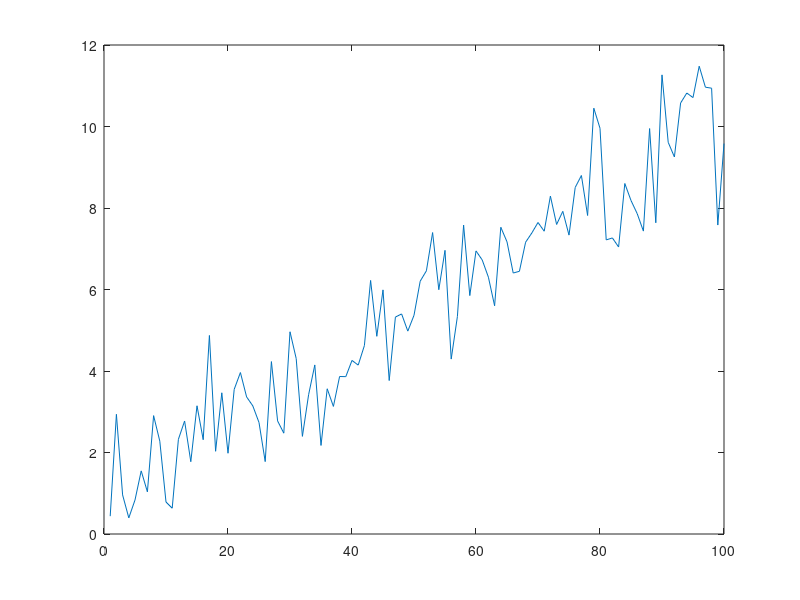
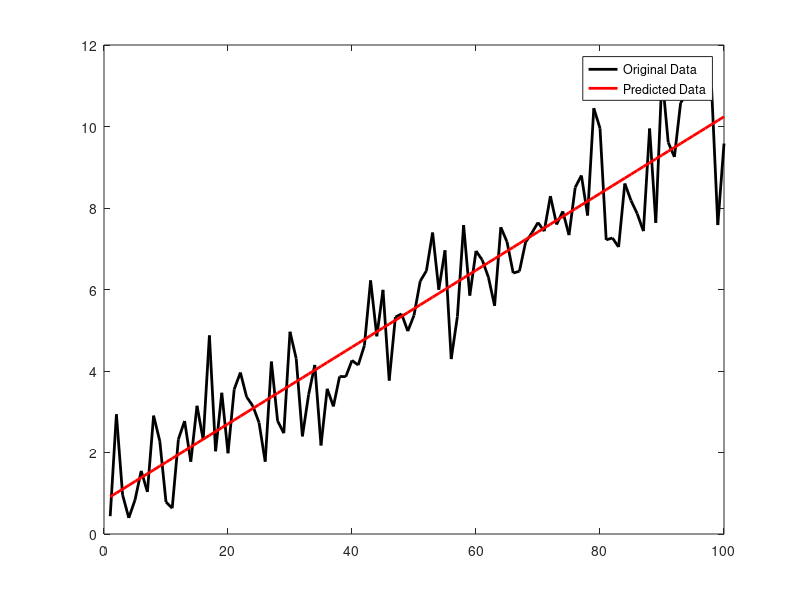

These charts were generated, in order, by the following MATLAB code: (Note: this script raises an error after producing the figures.)
%==========================================================================
% Intro 2 MATLAB Part 9 - GLM and Multiple Regression
%==========================================================================
% written by ee (eester@unr.edu), Spring 2022; borrows heavily from
% unpublished tutorials by John Serences @ UCSD 

%% Overview:

% Model fitting is an essential component of data analysis in the social
% and physical sciences. For the purposes of this class (and the next,
% where we'll talk about non-linear approaches to model fitting) you can
% think of a model as a mathematical description of some latent
% (unobserved) process that could produce or explain an empirically
% observed data set. 

% Model fitting has several uses. On the one hand, it can be a convenient
% way of summarizing a large or complicated data set using just a handful
% of parameters. Calculating the mean of a data set can be thought of as a
% model fitting process: the goal is to get from a large number of
% observations to a single parameter (the average) that tells us something
% about the data as a whole. (We'll see an example of this in a bit). More
% complicated examples of model-fitting-as-summary include things like the
% Fourier Transform (e.g., where the goal is to represent a time varying 
% signal using a set of complex sinusoids) and structural equation modeling
% (where the goal is to identify relationships between several interacting
% variables. 

% On the other hand, model fitting can also be used as a hypothesis testing
% technique. Suppose we want to know whether there's a positive linear
% relationship between two variables. We could run a regression analysis,
% which would tell us the slope (and intercept) of the best-fitting line
% through the data. If there's indeed a positive relationship between the
% two variables then we should get a positive slope estimate; if there
% isn't we should get a 0 or negative slope estimate. You can also develop 
% models that are predicated on specific theories or hypotheses about the
% nature of some phenomenon, then fit those models to the same data set and
% see which one performs better. We'll see specific examples of this over
% the next few classes, and also learn about different ways to determine
% whether one model is "better" than another. 

%==========================================================================
% Linear (least-squares) model fitting
%==========================================================================

% The simplest and most common method for modeling is called least-squares
% estimation. It's the basis for correlation, regression, ANOVA, and a host
% of other things you learned about in your undergraduate stats class. 

% The general idea of least-squares estimation is to find the model 
% parameters that minimize the sum of the squared distances between a set 
% of empirical observations (our data) and a set of predicted observations 
% (the output of the model). 

% Here is the magic formula:

% Y = (X'*X)\X'*b

% that's the matrix implementation of a "general linear model", where Y is
% a matrix (or vector) of weights that minimize the sum of squared
% differences between the observed data b and predicted data X. 

% Let's take an even simpler example. Calculating the mean of a data set 
% can be though of as a model fitting problem. In this scenario, our model 
% would predict that all observations in a data set have the same value 
% (the mean), and any deviations from this value are due to random noise 
% (error). At the implementation level, our model contains a vector of 
% ones, and the parameter we estimate (the mean) is a constant that
% scales all the elements in that vector. We seek the value of that
% constant that minimizes the sum of squared errors between our model and
% the observed data. Let's try it:

n = 100;                             % # of observations to simulate
b = linspace(1,10,n)+randn(1,n);     % 100 linearly spaced numbers between 1-10, each corrupted by a little IID noise. 
X = ones(n,1);                       % our model, which says that all items in b are identical.
y = (X'*X)\X'*b';                    % GLM solution. 

% Here, "y" is a scalar that minmizes the sum of squared differences
% between our model prediction (X) and the observed data (b). This is
% identical to calculating the mean of b:
estMeans = [y,mean(b)]

% ok, now let's try something a little more complicated. Suppose instead of
% calculating a mean we want to fit a line to our data, like in a 
% regression. To do that, we'll need to estimate two parameters: an 
% intercept and a slope. Thus our model (X) must also contain two 
% parameters:

X = [ones(n,1),(1:n)'];

% here, the first column of X is the same vector of ones we generated
% above. The second column is the set of numbers 1:n and simulates the
% linear increase we expect to observe in our data (i.e., as x increases, 
% y should also increase). Using the same approach described above:
y = (X'*X)\X'*b';

% the variable y should now contain two values - the first is the
% estimate of the y-intercept for the data, and the second is the slope of
% the line. As a sanity, check, plot the data and see whether you think
% these model parameters are accurate given how the data look.
figure(1),clf
plot(b);

%==========================================================================
% This actually segues nicely into the next topic - model evaluation
%==========================================================================

% You now know how to fit a (basic) model to a data set using least-squares
% estimation. But how do you know if the model is a good fit? By "good
% fit", I mean "does the model actually do a good job of describing the
% observed data?"

% There are two broad ways of answering this question. Both involve using
% your fitted model to generate some predicted data and evaluating how
% these predictions match up with your observed data. 

% Using the same example from before, we can generate predicted data from
% our model parameters y and our model predictions X:
yh = y(1)*X(:,1)+y(2)*X(:,2);
yh = sum(bsxfun(@times,X,y'),2);

% those two lines of code should produce identical output; "yh" is
% shorthand for y-hat, which is the typical mathematical way of
% representing predicted data. (For example, if the output of our model was
% stored in a variable "A", then we'd call the predicted values "A-hat"). 

% Let's plot the original data b, and overlay the model preditions in yh.
% If the model does a good job of fitting the observed data, then the two
% plots should overlap to a large extent.
figure,clf
plot(b,'k','LineWidth',2),hold on
plot(yh,'r','LineWidth',2)
legend('Original Data','Predicted Data')

% Not too shabby! This is what i'll refer to as the "qualitative" method of
% evaluating model fits: plot the original data, then overlay the model
% predictions. If the model does a good job of describing the data, then
% the real and synthetic data should line up nicely. 

% Qualitative assessments of model fit can (and should) be supplemented
% with quantitative estimates of fit. There are several different ways of
% quantitatively evaluating model fit, but the most common is to compute
% the proportion of variance in the raw data (b) that's explained by the
% model (X), that is, R^2 (r-squared).

% If the model perfectly accounts for the data (which never happens in
% reality; if it does than odds are something went wonky in your analysis!)
% then r-squared is equal to 1. If the model is terrible at describing your
% data, then r-squared shuold be near 0. It's also possible to get negative
% r-squared values; to understand why check out how r-squared is
% calculated:

rsq = 1-(sse/sst);

% where sse is shorthand for "sum of squared errors" and is computed as:

sse = sum((yh-b').^2);

% sst is shorthand for "total sum of squared errors" and is computed as:

sst = sum((b-mean(b)).^2);

% sst tells you the total amount of variablity in your data set, while sse
% tells you how much variability your model can't account for. The latter
% is based on squaring and summing the differences between the model
% predictions and the actual data. If these differences are small, then sse
% will be small and (sse/sst) will be close to 0. If these differences are
% large, then sse will be large and sse/sst will be close to 1. sse/sst can
% also be greater than 1 if the model is so terrible that it's predictions
% were worse than assuming that each observation is equal to the mean of
% all observations, in which case you get a negative r-squared value. 

% those details aside, let's compute rsq for our model. Run the two
% snippets of code above to get sse and sst, then re-compute r-squared
% using the formula above. I got an r-squared value of around 0.82 (yours
% will vary 'cause the data are randomly generated). That means that the
% model accounted for 82% of the total variance in the raw data - pretty
% good!

% one quick aside: there's no set definition of what constitutes a "good
% model". for example, if you're a social psychologist trying to model the
% effects of personality on risk taking behaviors then a good model might
% account for 20-30% of the variance. If you're a physiologist trying to
% model the spiking output of a neuron from fluctuations in extracellular
% current, then you might expect an r-squared value as high as 0.95. In
% most scenarios you'll want to consult the published literature to get a
% sense of what kinds of r-squared value constitute a "good fit" for the
% phenomenon you're studying. 

%==========================================================================
% Another example
%==========================================================================

% Let's do the same line-fitting exercise, but on a data set with much more
% noise:

n = 100;                             % # of observations to simulate
b = linspace(1,10,n)+10*randn(1,n);  % 100 linearly spaced numbers between 1-10, each corrupted by a little IID noise. 
X = [ones(n,1),(1:n)'];
y = (X'*X)\X'*b';

figure,clf
plot(b,['k','o']),hold on;
yh = sum(bsxfun(@times,X,y'),2);
plot(yh,'r','LineWidth',2)
legend('Original Data','Predicted Data')

sse = sum((yh-b').^2);                  % sum of squared errors
sst = sum((b-mean(b)).^2);              % total sum of squares

rsq = 1-(sse/sst);

%==========================================================================
% polynomial fitting using polyfit
%==========================================================================

% polynomial models are a class of models where the design matrix is a
% series of coefficients of the same term with increasing powers like x^0,
% x^1, x^2, x^3, etc. Remember when we used model fitting to calculate the
% mean of a data set? That's identical to fitting a zero-order polynomial.
% The example where we fit a line to a data set? Same thing as fitting a
% first-order polynomial. Higher order polynomials test for more
% complicated data patterns (quadratic, cubic, etc.). to illustrate, let's
% start by reproducting the mean and slope/intercept estimates we
% calculated earlier using MATLAB's "polyfit" fucntion:

iv = 1:n;                   % base vector of possible values
c = polyfit(iv,b,0)
c = polyfit(iv,b,1)

% the output of the first call to polyfit should be identical to the mean
% of b, while the output of the 2nd call should be identical to the slope
% and intercept parameters we calculated above (albeit in reverse order - 
% polyfit returns coefficients in decending order, while the design matrix 
% we wrote above was organized in ascending order). 

% Let's try another example with a more complex signal. Suppose we have a
% slow time-varying signal (e.g., an eeg waveform) that's corrupted by lots
% of high frequency noise:

sr = 1000;              % sampling rate of signal
time = 0:1/sr:6;        % total sample length
F = griddedInterpolant(0:6,100*rand(7,1),'spline');     % create a 6th order polynomial
data = F(time)+10*randn(size(time));
figure,clf
plot(data),hold on

% it's clear that there's some kind of nth order polynomial present in the
% data, but being swallowed by a bunch of noise. However, we can use
% polyfit to estimate the parameters of the polynomial, then pass these
% parameters to a sister function called polyval to isolate the signal of
% interest:
c = polyfit(time,data,7);
pred = polyval(c,time);
plot(pred,'r','LineWidth',3)